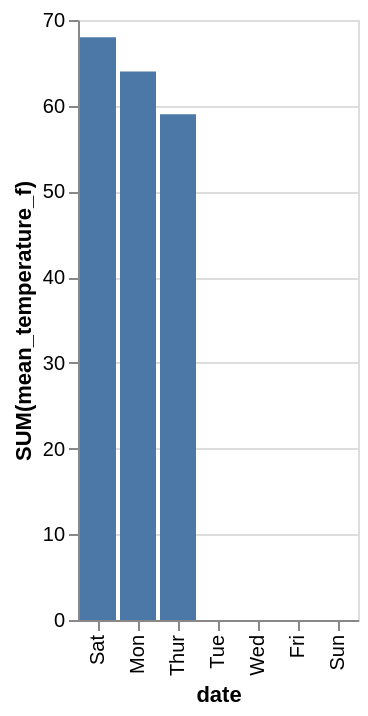

Express this chart as Vega-Lite.
### Vega-Lite specification from a JSON file in a GitHub repository (floating-point values rounded to 4 significant figures)
{"data": {"values": [{"x_data": "Mon", "y_data": 64}, {"x_data": "Tue", "y_data": 0}, {"x_data": "Wed", "y_data": 0}, {"x_data": "Thur", "y_data": 59}, {"x_data": "Fri", "y_data": 0}, {"x_data": "Sat", "y_data": 68}, {"x_data": "Sun", "y_data": 0}]}, "mark": "bar", "encoding": {"x": {"field": "x_data", "type": "nominal", "title": "date", "sort": {"op": "sum", "field": "y_data", "order": "descending"}}, "y": {"field": "y_data", "type": "quantitative", "title": "SUM(mean_temperature_f)"}}}
